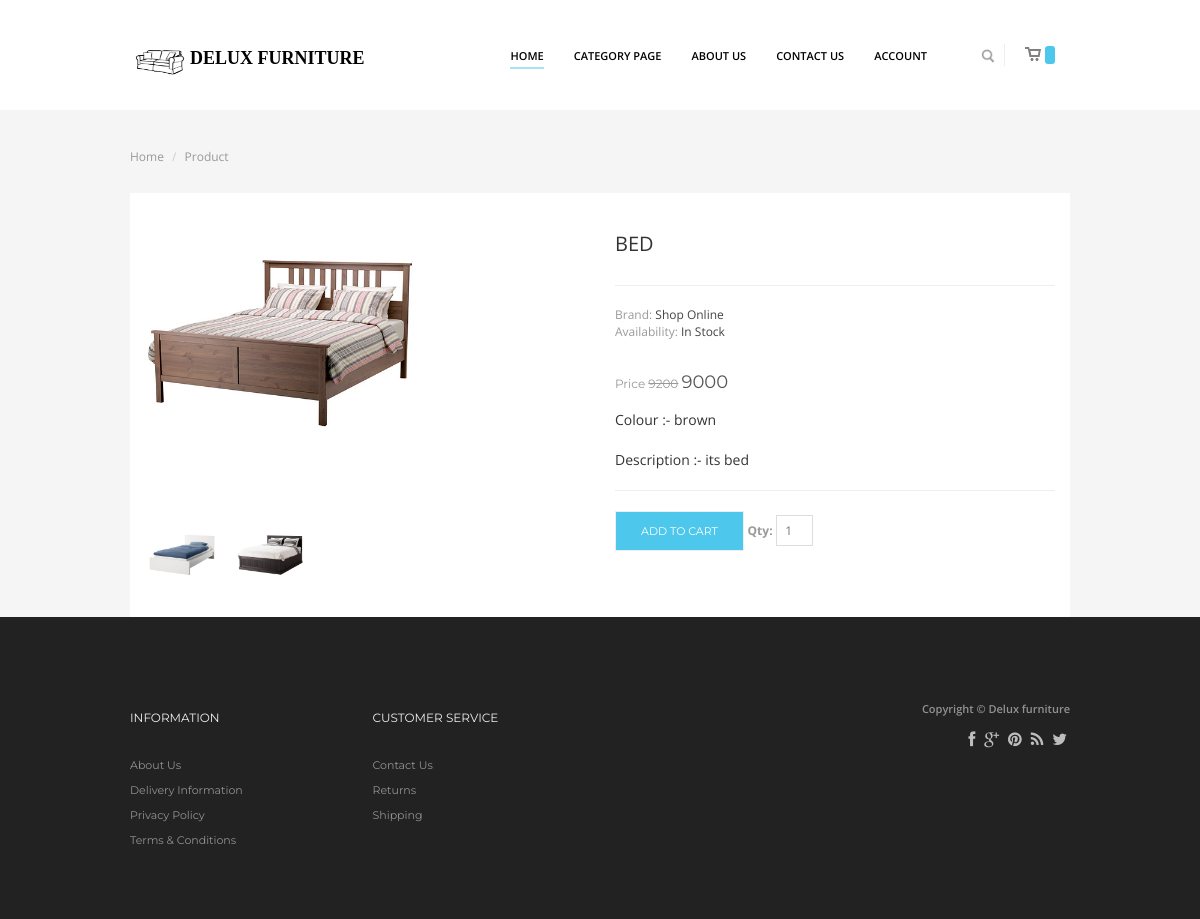
/product.php?id=13, run on the app's committed database.
### tables this page shows
CREATE TABLE `product` (
  `p_id` int(11) NOT NULL,
  `category_id` int(11) NOT NULL,
  `scategory_id` int(11) NOT NULL,
  `supplier_id` int(11) NOT NULL,
  `p_name` varchar(60) NOT NULL,
  `p_price` float NOT NULL,
  `p_quantity` int(11) NOT NULL,
  `p_image` varchar(1024) NOT NULL,
  `p_colour` varchar(50) NOT NULL,
  `p_description` varchar(255) NOT NULL,
  `date` timestamp NOT NULL DEFAULT CURRENT_TIMESTAMP ON UPDATE CURRENT_TIMESTAMP
);

### cart_session.php (called while the page is built, shortened)
<?php
function cart_fetch_session(){
	$cart_array=array();
	$flag=(isset($cart_array) && $cart_array==NULL)?true:false;
	$temp_array['cart']=$cart_array;
	$temp_array['is_null']=$flag;
	return json_encode($temp_array);
}
?>

### product.php (the view, shortened to what this page needs)
<?php
require_once("cart_session.php");
require_once("cartdb.php");
?>
<!doctype html>
<html>
<head>
    <?php include_once 'css_script.php';?>
</head>
<body>
<div class="page-container">
		<?php include_once 'header.php';?>
    <div class="container">
		    <ul class="breadcrumb prod">
			    <li><a href="index.php">Home</a> <span class="divider"></span></li>
				<li class="active">Product</li>
		    </ul>
		<div class="row product-info">
		    <div class="col-md-6">
						<?php
						$result=mysqli_query($con,"select * from product where `p_id`=".$_GET['id']);
						$rows=mysqli_fetch_assoc($result);
						?>
				<div class="image"><a class="cloud-zoom" rel="adjustX: 0, adjustY:0" id='zoom1' href="products/dress1home.jpg" title="Nano"><img src="admin/uploads/product/<?php echo $rows["p_image"] ?>" title="Nano" alt="Nano" id="image" height="300px" /></a></div>
				<div class="image-additional">
					<a title="Dress" rel="useZoom: 'zoom1', smallImage: 'products/dress1home.jpg'" class="cloud-zoom-gallery" href="products/dress1home.jpg"><img alt="Dress" title="Dress" src="products/dress1home.jpg"></a>
					<a title="Dress" rel="useZoom: 'zoom1', smallImage: 'products/dress5home.jpg'" class="cloud-zoom-gallery" href="products/dress5home.jpg"><img alt="Dress" title="Dress" src="products/dress5home.jpg"></a>
				  </div>
  			</div>
		    <div class="col-md-6">
				<h1>
					<input type="hidden" id="p_name" value="<?=$rows['p_name']?>"><?=$rows['p_name']	?>
				</h1>
				    <div class="line"></div>
						<ul>
							<li><span>Brand:</span> <a href="#">Shop Online</a></li>
							<li><span>Availability: </span>In Stock</li>
						</ul>
					<div class="price">
						Price <span class="strike"><?=intval($rows['p_price'])+200?></span>
						<strong>
							<?=$rows['p_price']?>
						</strong>
					</div>
					<div>
						<span>Colour :- </span>
							<?=$rows['p_colour']?>
					</div>
					<br>
					<div>
						<span>Description :- </span>
							<?=$rows['p_description']?>
					</div>
					<div class="line"></div>
					<?php
						$flag=0;
						if($flag==0){
					?>
					<form class="form-inline" id="addcart">
						<button class="btn btn-primary" id="addToCart" type="button">Add to Cart</button>
						<label>Qty:</label> <input type="text" id="qty" placeholder="1" class="col-md-1" maxlength="2">
					</form>
					<?php }else{ ?>
					<form class="form-inline">
						<a class="btn btn-primary" href="http://localhost/Delux Furniture/cart.php">Go to Cart</a>
					</form>
					<?php }  ?>
			</div>
		</div>
	</div>
	</div>
		<?php include_once 'fotter.php';?>
</body>
</html>

### css/style.css (style rules this page uses)
body { font-family: 'Open Sans', sans-serif; background:#222; }
a { font-size:12px; color:#777; }
ul, ol { list-style:none; padding:0px; }
.page-container { margin:0px auto; padding:0px; background:#f5f5f5; }
img { max-width:100%; }
ul,ol { margin:0px; }
select, textarea, input[type="text"], input[type="password"], input[type="datetime"], input[type="datetime-local"], input[type="date"],input[type="month"], input[type="time"], input[type="week"], input[type="number"], input[type="email"], input[type="url"], input[type="tel"], input[type="color"], .uneditable-input { padding:5px 5px; }
.btn { background-color:#F5F5F5; background-image:none; border:1px solid #eee; padding:5px 8px; font-size:11px; font-family: montserrat; color:#333; text-shadow:none; text-transform: uppercase; box-shadow:none; border-radius:0px; transition:all 0.4s ease 0s; }
.btn-primary { background-color:#4DC7EC; color:#fff; padding:12px 25px 10px; transition:all 0.4s ease 0s; }
@media (min-width: 768px) { .breadcrumb { margin-bottom:0px; padding:8px 0px; } }
.image-additional { margin:20px 10px; }
.image-additional a { display: inline-block; padding:5px; }
.breadcrumb { border-radius:0px; color:#999; font-size:12px; }
.breadcrumb a { color:#999; }
label { color:#888; font-size:12px; line-height:18px; }
input[type="text"],label { color:#999; font-size:12px; }
.product-info { background:#fff; margin:0px; margin-top:20px; }
.product-info .col-md-6:first-child { padding:0px; }
.product-info .image-additional img { max-width:74px; height:74px; }
.product-info h1 { color: #333; font-family:'Open Sans',sans-serif; font-size: 20px; font-weight: 400; margin:40px 0px 30px; text-transform:uppercase; }
.product-info li { list-style:none; color:#444; font-size:12px; }
.product-info li span { color:#999; }
.product-info li a { color:#444; border-radius:0px; }
.line { border-bottom:1px solid #eee; margin-bottom:20px; margin-top:20px; }
.price { color: #999; font-family: Montserrat; font-size: 12px; font-weight: 400; line-height: 24px; min-height:30px; margin:30px 0 10px; }
.price strong { color:#555; font-size:18px; font-weight:400; }
.product-info input[type="text"] { text-align:left; float:none; padding:6px 8px; border:1px solid #ddd; }
.strike { text-decoration:line-through; }

### data on the page
product: p_image (picture), p_name "BED", intval($rows['p_price'])+200 "9200", p_price "9000", p_colour "brown", p_description "its bed"
